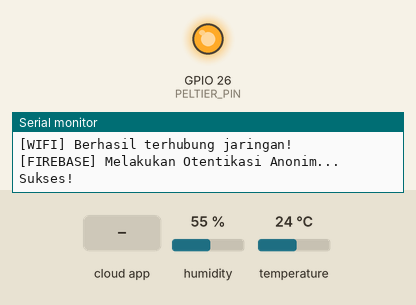
This sketch was run on a simulated ESP32. On the bench: output pins drawn as LEDs (lit = HIGH), the last lines printed to the serial monitor. Inputs (shaded band) come from the test bench; at power-on: temperature 24 °C, humidity 55 %. WiFi joins after 1.5 s; servers stay silent unless stated; the Firebase database answers and starts empty.

Above: at 2.7 s.
2.8 s: temperature set to 30.1 °C
6.8 s: temperature set to 30.8 °C
12.1 s: the phone or cloud app sets auto_mode to 1
At 16.5 s:
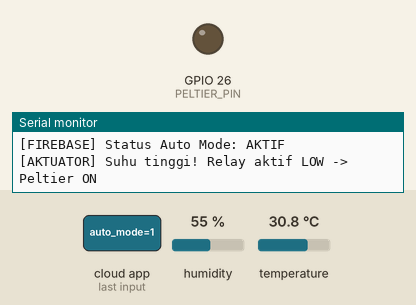
16.8 s: the phone or cloud app sets target_temperature to 50
At 21.8 s:
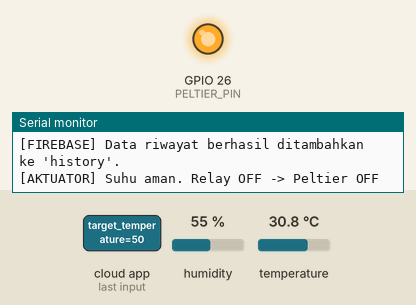
22.1 s: the phone or cloud app sets target_temperature to 0
At 26.5 s:
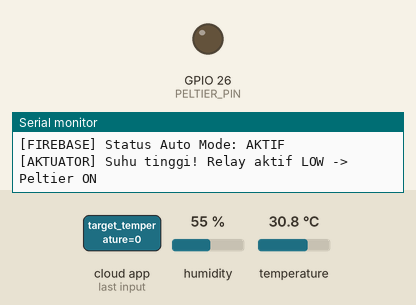
26.8 s: the phone or cloud app sets target_temperature to 100
At 31.9 s:
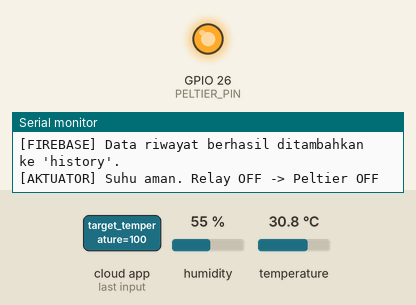
Timing chart, 0 to 33.1 s (numbered marks = the images above; inputs shaded):
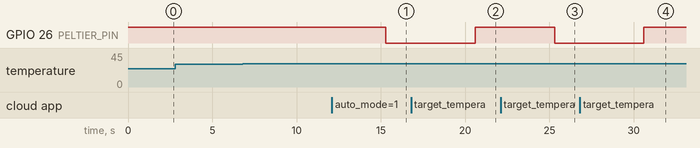

Measured:
- after the input at 12.1 s, GPIO 26 (PELTIER_PIN): HIGH → LOW after 3.2 s
- after the input at 16.8 s, GPIO 26 (PELTIER_PIN): LOW → HIGH after 3.8 s
- after the input at 22.1 s, GPIO 26 (PELTIER_PIN): HIGH → LOW after 3.2 s
- after the input at 26.8 s, GPIO 26 (PELTIER_PIN): LOW → HIGH after 3.8 s

The sketch:

prototype_server.ino
```cpp
#include <WiFi.h>
#include <WiFiManager.h>
#include <DHT.h>
#include <Firebase_ESP_Client.h>

#include "addons/TokenHelper.h"
#include "addons/RTDBHelper.h"

// =====================================================
// KREDENSIAL FIREBASE & KONFIGURASI HARDWARE
// =====================================================
#define API_KEY         "AIzaSyDZRFlniSVH1JSF7laypnVyNcGrLieYcHI"
#define DATABASE_URL    "https://prototype-serveresp32-default-rtdb.asia-southeast1.firebasedatabase.app"
#define DEVICE_ID       "esp32_01"

#define DHTPIN          4
#define DHTTYPE         DHT22
#define PELTIER_PIN     26

// Relay aktif LOW: LOW = ON, HIGH = OFF
#define RELAY_ACTIVE_LOW true

// Kalibrasi suhu DHT22: hasil bacaan dikurangi 2°C
const float DHT_TEMP_OFFSET = -2.5;

DHT dht(DHTPIN, DHTTYPE);

// =====================================================
// VARIABEL & OBJEK GLOBAL
// =====================================================
FirebaseData fbdo;
FirebaseAuth auth;
FirebaseConfig config;

bool signupOK = false;

// Variabel Kendali Utama
float targetTemperature = 28.0;
float hysteresis = 1.5;
bool autoMode = true;
bool peltierState = false;

// Variabel Waktu (Millis non-blocking)
unsigned long lastSend = 0;
const unsigned long sendInterval = 10000;
unsigned long lastSetpointRead = 0;
const unsigned long setpointInterval = 5000;

// Variabel Khusus Tracking Auto-Reconnect WiFi
unsigned long lostConnectionMillis = 0;
const unsigned long reconnectThreshold = 30000;

// =====================================================
// HELPER: KONTROL RELAY ACTIVE LOW
// =====================================================
void setRelayPeltier(bool on) {
  peltierState = on;

  if (RELAY_ACTIVE_LOW) {
    digitalWrite(PELTIER_PIN, on ? LOW : HIGH);
  } else {
    digitalWrite(PELTIER_PIN, on ? HIGH : LOW);
  }
}

// =====================================================
// FUNGSI 1: LOGIKA OTOMATISASI PELTIER
// =====================================================
void controlPeltier(float currentTemp) {
  if (!autoMode) return;

  if (currentTemp >= targetTemperature && !peltierState) {
    setRelayPeltier(true);
    Serial.println("[AKTUATOR] Suhu tinggi! Relay aktif LOW -> Peltier ON");
  }
  else if (currentTemp <= (targetTemperature - hysteresis) && peltierState) {
    setRelayPeltier(false);
    Serial.println("[AKTUATOR] Suhu aman. Relay OFF -> Peltier OFF");
  }
}

// =====================================================
// FUNGSI 2: BACA SETPOINT / KONTROL DARI FIREBASE
// =====================================================
void readControlFromFirebase() {
  String basePath = "/control/" + String(DEVICE_ID);

  if (Firebase.RTDB.getFloat(&fbdo, (basePath + "/target_temperature").c_str())) {
    if (fbdo.dataType() == "float" || fbdo.dataType() == "int") {
      targetTemperature = fbdo.floatData();
      Serial.print("[FIREBASE] Setpoint Suhu Baru: ");
      Serial.println(targetTemperature);
    }
  } else {
    Serial.print("[FIREBASE] Gagal baca target_temperature: ");
    Serial.println(fbdo.errorReason());
  }

  if (Firebase.RTDB.getBool(&fbdo, (basePath + "/auto_mode").c_str())) {
    autoMode = fbdo.boolData();
    Serial.print("[FIREBASE] Status Auto Mode: ");
    Serial.println(autoMode ? "AKTIF" : "MATI");
  } else {
    Serial.print("[FIREBASE] Gagal baca auto_mode: ");
    Serial.println(fbdo.errorReason());
  }
}

// =====================================================
// FUNGSI 3: KIRIM DATA SENSOR & STATUS KE FIREBASE
// =====================================================
void sendDataToFirebase(float rawTemperature, float correctedTemperature, float humidity) {
  String baseDevicePath = "/devices/" + String(DEVICE_ID);
  FirebaseJson json;

  json.set("device_id", DEVICE_ID);
  json.set("temperature_raw", rawTemperature);
  json.set("temperature", correctedTemperature);
  json.set("temperature_offset", DHT_TEMP_OFFSET);
  json.set("humidity", humidity);
  json.set("peltier_status", peltierState ? "ON" : "OFF");
  json.set("auto_mode", autoMode);
  json.set("target_temperature", targetTemperature);
  json.set("timestamp", (int)millis());

  if (Firebase.RTDB.setJSON(&fbdo, (baseDevicePath + "/latest").c_str(), &json)) {
    Serial.println("[FIREBASE] Node 'latest' berhasil diperbarui.");
  } else {
    Serial.print("[FIREBASE] Gagal update latest: ");
    Serial.println(fbdo.errorReason());
  }

  if (Firebase.RTDB.pushJSON(&fbdo, (baseDevicePath + "/history").c_str(), &json)) {
    Serial.println("[FIREBASE] Data riwayat berhasil ditambahkan ke 'history'.");
  } else {
    Serial.print("[FIREBASE] Gagal push history: ");
    Serial.println(fbdo.errorReason());
  }
}

// =====================================================
// INIT FIREBASE FUNCTION
// =====================================================
void initFirebase() {
  config.api_key = API_KEY;
  config.database_url = DATABASE_URL;
  config.token_status_callback = tokenStatusCallback;

  Serial.print("[FIREBASE] Melakukan Otentikasi Anonim... ");
  if (Firebase.signUp(&config, &auth, "", "")) {
    Serial.println("Sukses!");
    signupOK = true;
  } else {
    Serial.printf("Gagal! %s\n", config.signer.signupError.message.c_str());
  }

  Firebase.begin(&config, &auth);
  Firebase.reconnectWiFi(true);
}

// =====================================================
// INISIALISASI SISTEM (SETUP)
// =====================================================
void setup() {
  Serial.begin(115200);

  pinMode(PELTIER_PIN, OUTPUT);
  setRelayPeltier(false);   // relay active-low: OFF = HIGH

  dht.begin();

  WiFi.setAutoReconnect(true);

  WiFiManager wm;
  Serial.println("[WIFI] Memeriksa jaringan saat booting...");

  if (!wm.autoConnect("ESP32-WarningSystem")) {
    Serial.println("[WIFI] Batas waktu booting habis. Masuk ke mode kontrol offline...");
  } else {
    Serial.println("[WIFI] Berhasil terhubung jaringan!");
    initFirebase();
  }
}

// =====================================================
// LOOP UTAMA
// =====================================================
void loop() {
  unsigned long currentMillis = millis();

  // Baca sensor
  float h = dht.readHumidity();
  float rawT = dht.readTemperature();

  // Kalibrasi suhu: DHT22 dikurangi 2°C
  float t = rawT + DHT_TEMP_OFFSET;

  if (!isnan(h) && !isnan(rawT)) {
    controlPeltier(t);
  }

  // =====================================================
  // AUTO-RECONNECT WIFI
  // =====================================================
  if (WiFi.status() != WL_CONNECTED) {
    if (lostConnectionMillis == 0) {
      lostConnectionMillis = currentMillis;
      signupOK = false;
      Serial.println("[WIFI] Koneksi terputus! Menunggu auto-reconnect...");
    }

    if (currentMillis - lostConnectionMillis > reconnectThreshold) {
      Serial.println("[WIFI] Gagal reconnect otomatis. Membuka Captive Portal...");

      WiFiManager wm;
      wm.setConfigPortalTimeout(60);

      if (wm.startConfigPortal("ESP32-WarningSystem")) {
        Serial.println("[WIFI] Berhasil terhubung ke WiFi baru via Portal!");
        lostConnectionMillis = 0;
        initFirebase();
      } else {
        Serial.println("[WIFI] Portal timeout/tidak ada konfigurasi.");
        lostConnectionMillis = millis();
      }
    }
  }
  else {
    if (lostConnectionMillis != 0) {
      Serial.println("[WIFI] Koneksi pulih kembali secara otomatis!");
      lostConnectionMillis = 0;
    }

    if (Firebase.ready() && signupOK) {
      if (currentMillis - lastSetpointRead >= setpointInterval) {
        lastSetpointRead = currentMillis;
        readControlFromFirebase();
      }

      if (currentMillis - lastSend >= sendInterval) {
        lastSend = currentMillis;

        if (!isnan(h) && !isnan(rawT)) {
          sendDataToFirebase(rawT, t, h);
        }
      }
    }
  }
}
```
